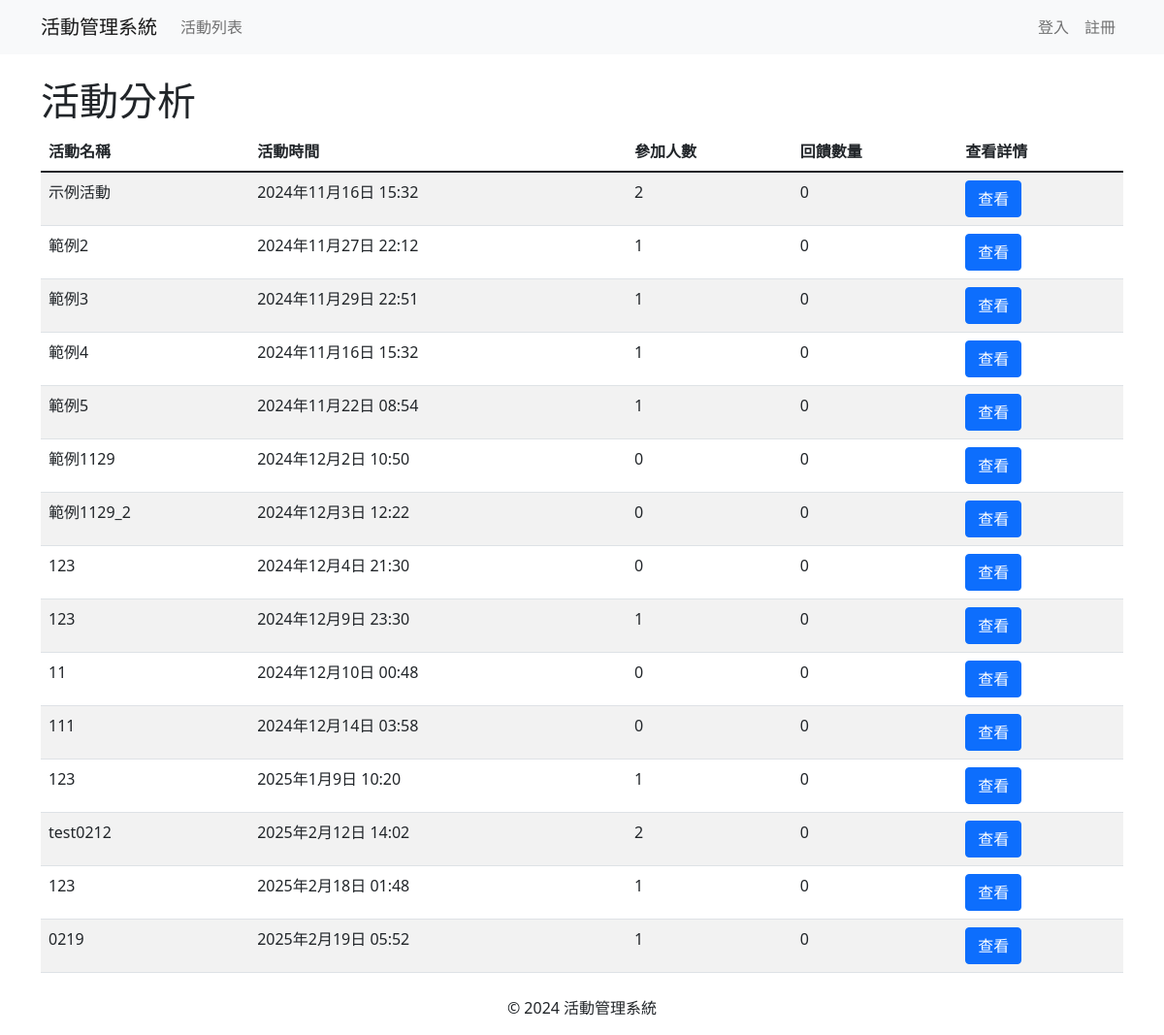
The app's page /feedback/event_analysis/ with its own data.
### events/models.py (models this page shows, shortened)
class Event(models.Model):
    ACTIVITY_TYPES = [
        ('lecture', '講座'),
        ('seminar', '研討會'),
    ]
    STATUS_CHOICES = [
        ('open', '報名中'),
        ('closed', '報名截止'),
        ('not_open', '尚未開放報名'),
    ]
    name = models.CharField(max_length=200)
    description = models.TextField()
    event_time = models.DateTimeField()
    end_time = models.DateTimeField()
    location = models.CharField(max_length=200)
    capacity_limit = models.PositiveIntegerField()
    registration_start = models.DateTimeField()
    registration_end = models.DateTimeField()
    activity_type = models.CharField(max_length=20, choices=ACTIVITY_TYPES)
    status = models.CharField(max_length=20, choices=STATUS_CHOICES, default='not_open')
    published_time = models.DateTimeField(auto_now_add=True)
    updated_time = models.DateTimeField(auto_now=True)
    poster = models.ImageField(upload_to='posters/', blank=True, null=True)
    language = models.CharField(max_length=100, blank=True, null=True)

### feedback/views.py (the view)
# urls.py: path('event_analysis/', views.event_analysis, name='event_analysis'),
def event_analysis(request):
    events = Event.objects.annotate(
        registrations_count=Count('event_registrations')  # 聚合報名人數
    )
    event_data = []
    for event in events:
        feedback_count = event.feedback_set.count()  # 獲取回饋數量
        event_data.append({
            'event': event,
            'registrations_count': event.registrations_count,  # 使用已計算的報名人數
            'feedback_count': feedback_count,
        })
    return render(request, 'feedback/event_analysis.html', {'event_data': event_data})

### templates/feedback/event_analysis.html (shortened to what this page needs)
{% extends 'base.html' %}
{% block content %}
<h1>活動分析</h1>
<table class="table table-striped">
    <thead>
        <tr>
            <th>活動名稱</th>
            <th>活動時間</th>
            <th>參加人數</th>
            <th>回饋數量</th>
            <th>查看詳情</th>
        </tr>
    </thead>
    <tbody>
        {% for data in event_data %}
        <tr>
            <td>{{ data.event.name }}</td>
            <td>{{ data.event.event_time }}</td>
            <td>{{ data.registrations_count }}</td>
            <td>{{ data.feedback_count }}</td>
            <td>
                <a href="{% url 'check_detail' data.event.id %}" class="btn btn-primary">查看</a>
            </td>
        </tr>
        {% empty %}
        <tr>
            <td colspan="5" class="text-center">尚無活動記錄</td>
        </tr>
        {% endfor %}
    </tbody>
</table>
{% endblock %}

### records on screen
Event: event.name "示例活動", event.event_time "2024年11月16日 15:32", registrations_count "2", feedback_count "0"
Event: event.name "範例2", event.event_time "2024年11月27日 22:12", registrations_count "1", feedback_count "0"
Event: event.name "範例3", event.event_time "2024年11月29日 22:51", registrations_count "1", feedback_count "0"
Event: event.name "範例4", event.event_time "2024年11月16日 15:32", registrations_count "1", feedback_count "0"
Event: event.name "範例5", event.event_time "2024年11月22日 08:54", registrations_count "1", feedback_count "0"
Event: event.name "範例1129", event.event_time "2024年12月2日 10:50", registrations_count "0", feedback_count "0"
Event: event.name "範例1129_2", event.event_time "2024年12月3日 12:22", registrations_count "0", feedback_count "0"
Event: event.name "123", event.event_time "2024年12月4日 21:30", registrations_count "0", feedback_count "0"
Event: event.name "123", event.event_time "2024年12月9日 23:30", registrations_count "1", feedback_count "0"
Event: event.name "11", event.event_time "2024年12月10日 00:48", registrations_count "0", feedback_count "0"
Event: event.name "111", event.event_time "2024年12月14日 03:58", registrations_count "0", feedback_count "0"
Event: event.name "123", event.event_time "2025年1月9日 10:20", registrations_count "1", feedback_count "0"
Event: event.name "test0212", event.event_time "2025年2月12日 14:02", registrations_count "2", feedback_count "0"
Event: event.name "123", event.event_time "2025年2月18日 01:48", registrations_count "1", feedback_count "0"
Event: event.name "0219", event.event_time "2025年2月19日 05:52", registrations_count "1", feedback_count "0"
